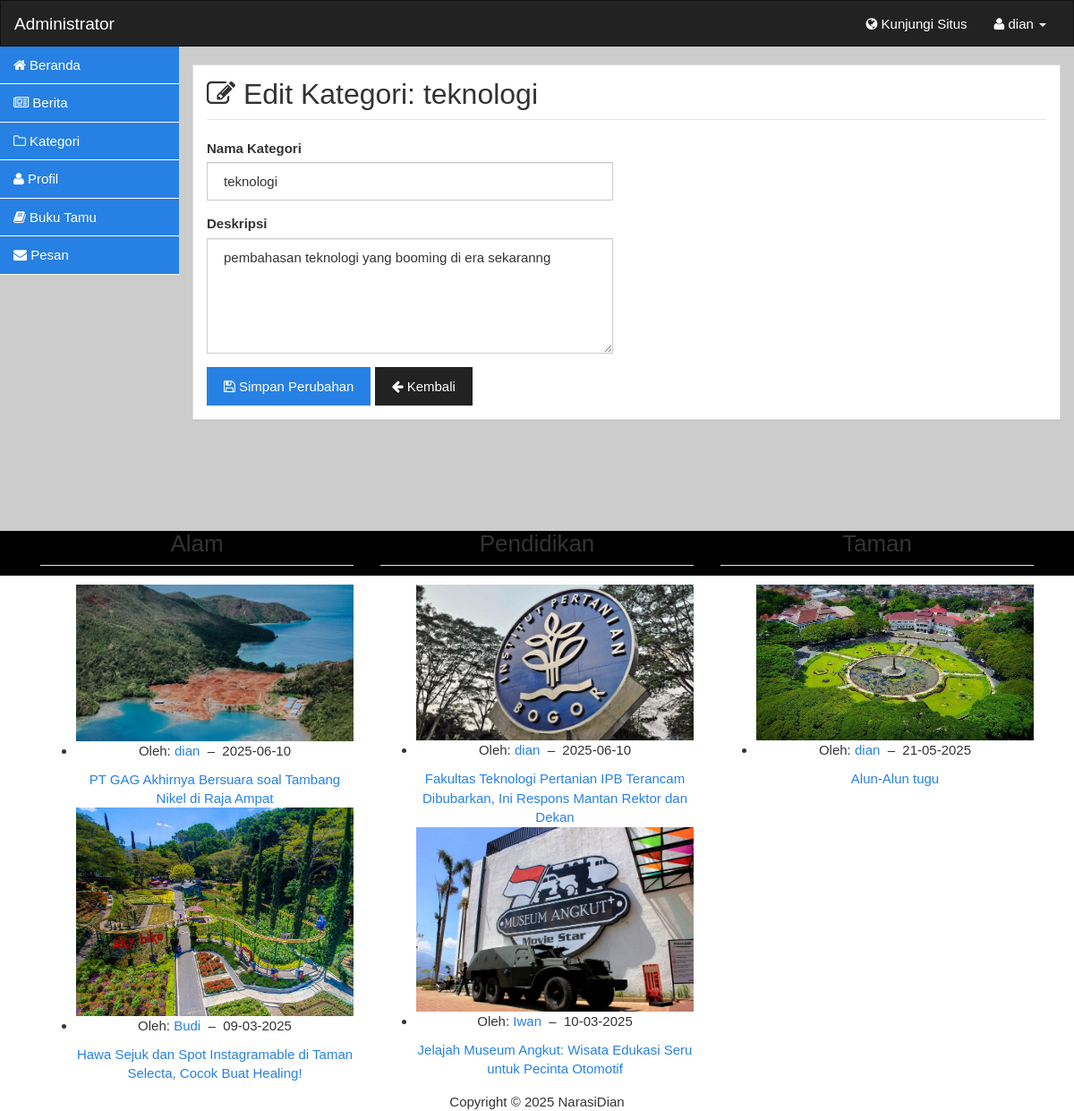
The app's page /admin/edit-kategori.php?id=9 (signed in) with its own data.
### tables this page shows
CREATE TABLE `category` (
  `id` int(11) NOT NULL,
  `name` varchar(100) NOT NULL,
  `description` text DEFAULT NULL
);

CREATE TABLE `article` (
  `id` int(11) NOT NULL,
  `date` varchar(20) NOT NULL,
  `title` varchar(255) NOT NULL,
  `content` text NOT NULL,
  `picture` varchar(255) DEFAULT NULL,
  `views` int(11) DEFAULT 0
);

CREATE TABLE `author` (
  `id` int(11) NOT NULL,
  `nickname` varchar(100) NOT NULL,
  `email` varchar(150) NOT NULL,
  `password` varchar(255) NOT NULL,
  `photo` varchar(255) DEFAULT NULL,
  `description` text DEFAULT NULL
);

### admin/edit-kategori.php (the view, shortened to what this page needs)
<?php
include 'header.php';
$id = isset($_GET['id']) ? (int)$_GET['id'] : 0;
$sql = "SELECT id, name, description FROM category WHERE id = ?";
$stmt = $mysqli->prepare($sql);
$stmt->bind_param("i", $id);
$stmt->execute();
$result = $stmt->get_result();
$kategori = $result->fetch_assoc();
?>
<div class="container-fluid body">
    <div class="row">
        <div class="col-lg-2 sidebar">
            <?php include 'sidebar.php'; ?>
        </div>
        <div class="col-lg-10 main-content">
            <div class="panel panel-default">
                <div class="panel-body">
                    <div class="row">
                        <div class="col-md-12">
                            <h2 class="page-header">
                                <i class="fa fa-edit"></i> Edit Kategori: <?= htmlspecialchars($kategori['name']) ?>
                            </h2>
                        </div>
                    </div>
                    <div class="row">
                        <div class="col-md-6">
                            <form method="POST" action="aksi-kat.php?act=update">
                                <div class="form-group">
                                    <label>Nama Kategori</label>
                                    <input type="text" name="name" class="form-control"
                                           value="<?= htmlspecialchars($kategori['name']) ?>" required>
                                </div>
                                <div class="form-group">
                                    <label>Deskripsi</label>
                                    <textarea name="description" class="form-control" rows="5"><?=
                                        htmlspecialchars($kategori['description']) ?></textarea>
                                </div>
                                <button type="submit" class="btn btn-primary">
                                    <i class="fa fa-save"></i> Simpan Perubahan
                                </button>
                                <a href="kategori.php" class="btn btn-default">
                                    <i class="fa fa-arrow-left"></i> Kembali
                                </a>
                            </form>
                        </div>
                    </div>
                </div>
            </div>
        </div>
    </div>
</div>
<?php include 'footer.php'; ?>

### footer.php (shortened to what this page needs)
<?php
$alam = 'SELECT
article.id,
article.title,
article.picture,
article.date,
author.id AS author_id,
author.nickname,
article.views,
category.id AS category_id
FROM
article
INNER JOIN article_author ON article.id = article_author.article_id
INNER JOIN author ON article_author.author_id = author.id
INNER JOIN article_category ON article.id = article_category.article_id
INNER JOIN category ON article_category.category_id = category.id
WHERE
category.id = "4"
ORDER BY
article.date DESC
LIMIT 0, 5';
$pendidikan = 'SELECT
article.id,
article.title,
article.picture,
article.date,
author.id AS author_id,
author.nickname,
article.views,
category.id AS category_id
FROM
article
INNER JOIN article_author ON article.id = article_author.article_id
INNER JOIN author ON article_author.author_id = author.id
INNER JOIN article_category ON article.id = article_category.article_id
INNER JOIN category ON article_category.category_id = category.id
WHERE
category.id = "5"
ORDER BY
article.date DESC
LIMIT 0, 5';
$taman = 'SELECT
article.id,
article.title,
article.picture,
article.date,
author.id AS author_id,
author.nickname,
article.views,
category.id AS category_id
FROM
article
INNER JOIN article_author ON article.id = article_author.article_id
INNER JOIN author ON article_author.author_id = author.id
INNER JOIN article_category ON article.id = article_category.article_id
INNER JOIN category ON article_category.category_id = category.id
WHERE
category.id = "6"
ORDER BY
article.date DESC
LIMIT 0, 5';
$list_alam = $mysqli->query($alam) or die("Error Alam: ".$mysqli->error);
$list_pendidikan = $mysqli->query($pendidikan) or die("Error Pendidikan: ".$mysqli->error);
$list_taman = $mysqli->query($taman) or die("Error Taman: ".$mysqli->error);
?>
<div class="container-fluid footer">
    <div class="row footer-upper">
        <div class="container">
            <div class="col-md-4">
                <h3 class="page-header">Alam</h3>
                <ul class="news-list">
                    <?php while ($alam_list = $list_alam->fetch_array()) { ?>
                        <li>
                            <a href="<?php echo $base_url."detail.php?id=".$alam_list['id']."&judul=".strtolower(str_replace(" ", "-", $alam_list['title'])); ?>">
                                <img src="<?php echo $base_url."images/".$alam_list['picture']; ?>" class="img-responsive wow fadeIn">
                            </a>
                            <p>Oleh: <a href="<?php echo $base_url."author.php?id=".$alam_list['author_id']; ?>"><?php echo $alam_list['nickname']; ?></a>&nbsp;&nbsp;&ndash;&nbsp;&nbsp;<?php echo $alam_list['date']; ?></p>
                            <a href="<?php echo $base_url."detail.php?id=".$alam_list['id']."&judul=".strtolower(str_replace(" ", "-", $alam_list['title'])); ?>">
                                <?php echo $alam_list['title']; ?>
                            </a>
                        </li>
                    <?php } ?>
                </ul>
            </div>
            <div class="col-md-4">
                <h3 class="page-header">Pendidikan</h3>
                <ul class="news-list">
                    <?php while ($pendidikan_list = $list_pendidikan->fetch_array()) { ?>
                        <li>
                            <a href="<?php echo $base_url."detail.php?id=".$pendidikan_list['id']."&judul=".strtolower(str_replace(" ", "-", $pendidikan_list['title'])); ?>">
                                <img src="<?php echo $base_url."images/".$pendidikan_list['picture']; ?>" class="img-responsive wow fadeIn">
                            </a>
                            <p>Oleh: <a href="<?php echo $base_url."author.php?id=".$pendidikan_list['author_id']; ?>"><?php echo $pendidikan_list['nickname']; ?></a>&nbsp;&nbsp;&ndash;&nbsp;&nbsp;<?php echo $pendidikan_list['date']; ?></p>
                            <a href="<?php echo $base_url."detail.php?id=".$pendidikan_list['id']."&judul=".strtolower(str_replace(" ", "-", $pendidikan_list['title'])); ?>">
                                <?php echo $pendidikan_list['title']; ?>
                            </a>
                        </li>
                    <?php } ?>
                </ul>
            </div>
            <div class="col-md-4">
                <h3 class="page-header">Taman</h3>
                <ul class="news-list">
                    <?php while ($taman_list = $list_taman->fetch_array()) { ?>
                        <li>
                            <a href="<?php echo $base_url."detail.php?id=".$taman_list['id']."&judul=".strtolower(str_replace(" ", "-", $taman_list['title'])); ?>">
                                <img src="<?php echo $base_url."images/".$taman_list['picture']; ?>" class="img-responsive wow fadeIn">
                            </a>
                            <p>Oleh: <a href="<?php echo $base_url."author.php?id=".$taman_list['author_id']; ?>"><?php echo $taman_list['nickname']; ?></a>&nbsp;&nbsp;&ndash;&nbsp;&nbsp;<?php echo $taman_list['date']; ?></p>
                            <a href="<?php echo $base_url."detail.php?id=".$taman_list['id']."&judul=".strtolower(str_replace(" ", "-", $taman_list['title'])); ?>">
                                <?php echo $taman_list['title']; ?>
                            </a>
                        </li>
                    <?php } ?>
                </ul>
            </div>
        </div>
    </div>
    <div class="row footer-bottom">
        <div class="col-md-12">
            <span class="copy">Copyright &copy; <?php echo date('Y'); ?> NarasiDian</span>
        </div>
    </div>
</div>
</body>
</html>

### records on screen
category: name "teknologi", description "pembahasan teknologi yang booming di era sekaranng"
article: picture (picture), author.nickname "dian", date "2025-06-10", title "PT GAG Akhirnya Bersuara soal Tambang Nikel di Raja Ampat"
article: picture (picture), author.nickname "Budi", date "09-03-2025", title "Hawa Sejuk dan Spot Instagramable di Taman Selecta, Cocok Buat Healing!"
article: picture (picture), author.nickname "dian", date "2025-06-10", title "Fakultas Teknologi Pertanian IPB Terancam Dibubarkan, Ini Respons Mantan Rektor dan Dekan"
article: picture (picture), author.nickname "Iwan", date "10-03-2025", title "Jelajah Museum Angkut: Wisata Edukasi Seru untuk Pecinta Otomotif"
article: picture (picture), author.nickname "dian", date "21-05-2025", title "Alun-Alun tugu"

### other values on screen
$_SESSION['nm_author'] "dian"
